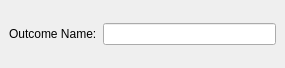
<?xml version="1.0" encoding="UTF-8"?>
<ui version="4.0">
 <class>WizardPage</class>
 <widget class="QWizardPage" name="WizardPage">
  <property name="geometry">
   <rect>
    <x>0</x>
    <y>0</y>
    <width>285</width>
    <height>46</height>
   </rect>
  </property>
  <property name="windowTitle">
   <string>WizardPage</string>
  </property>
  <property name="title">
   <string>What is the name of your outcome?</string>
  </property>
  <property name="subTitle">
   <string/>
  </property>
  <layout class="QVBoxLayout" name="workflowPageLayout">
   <property name="leftMargin"><number>0</number></property>
   <property name="topMargin"><number>0</number></property>
   <property name="rightMargin"><number>0</number></property>
   <property name="bottomMargin"><number>0</number></property>
   <item>
    <widget class="QScrollArea" name="pageScrollArea">
     <property name="focusPolicy"><enum>Qt::NoFocus</enum></property>
     <property name="frameShape"><enum>QFrame::NoFrame</enum></property>
     <property name="widgetResizable"><bool>true</bool></property>
     <widget class="QWidget" name="pageScrollContent">
      <property name="sizePolicy"><sizepolicy hsizetype="Ignored" vsizetype="Preferred"><horstretch>0</horstretch><verstretch>0</verstretch></sizepolicy></property>
      <layout class="QHBoxLayout" name="horizontalLayout">
       <item>
        <widget class="QLabel" name="label">
     <property name="sizePolicy">
      <sizepolicy hsizetype="Fixed" vsizetype="Fixed">
       <horstretch>0</horstretch>
       <verstretch>0</verstretch>
      </sizepolicy>
     </property>
     <property name="text">
      <string>Outcome Name:</string>
     </property>
     <property name="buddy">
      <cstring>outcome_name_LineEdit</cstring>
     </property>
    </widget>
   </item>
   <item>
    <widget class="QLineEdit" name="outcome_name_LineEdit">
     <property name="enabled">
      <bool>true</bool>
     </property>
     <property name="text">
      <string/>
     </property>
    </widget>
   </item>
      </layout>
     </widget>
    </widget>
   </item>
  </layout>
 </widget>
 <resources/>
 <connections/>
</ui>
